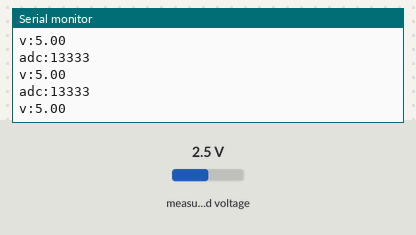
This program was run on a simulated ESP8266 (NodeMCU). On the bench: the last lines printed to the serial monitor. The test bench sets the inputs (shaded band); at power-on: measured voltage 2.5 V.

Above: at 1.2 s.
1.3 s: measured voltage set to 0.1 V
At 2.0 s:
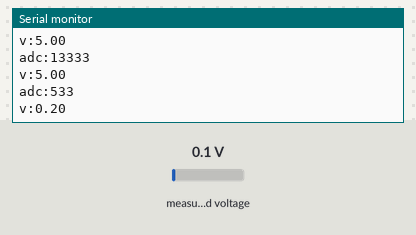
2.8 s: measured voltage set to 1.2 V
At 3.5 s:
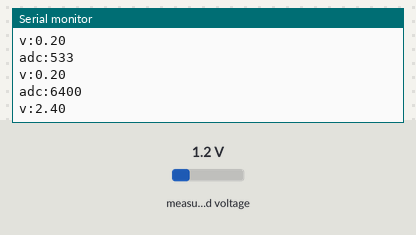
Timing chart, 0 to 5.8 s (numbered marks = the images above; inputs shaded):
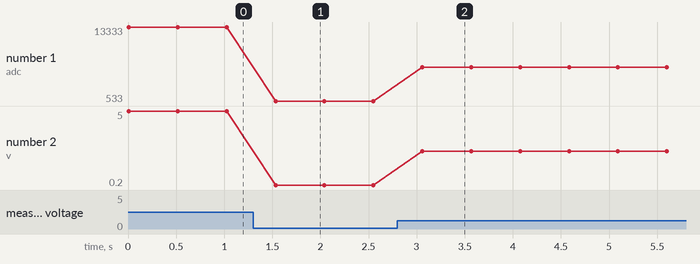

The program:

main.cpp
```cpp
#include <Arduino.h>
#include <string>
#include <SPI.h>
#include <Adafruit_ADS1X15.h>

Adafruit_ADS1115 ads;
void setup()
{
  Serial.begin(115200);

  if (!ads.begin())
  {
    Serial.println("Failed to initialize ADS.");
  }
  else
  {
    ads.setDataRate(RATE_ADS1115_860SPS);
    Serial.println("Success to initialize ADS.");
  }
}

void loop()
{

  int16_t adc_value = ads.readADC_SingleEnded(1);
  Serial.print("adc:");
  Serial.println(adc_value);
  float v = ads.computeVolts(adc_value);
  Serial.print("v:");
  Serial.println(v * 2);
  delay(500);
}
```

Measured:
- after the input at 1.3 s, the serial monitor: prints a new line after 0.23 s (image 1)
- after the input at 2.8 s, the serial monitor: prints a new line after 0.26 s (image 2)
- plotted number 1: 13333 → 533 after the input at 1.3 s, 533 → 6400 after the input at 2.8 s
- plotted number 2: 5 → 0.2 after the input at 1.3 s, 0.2 → 2.4 after the input at 2.8 s
